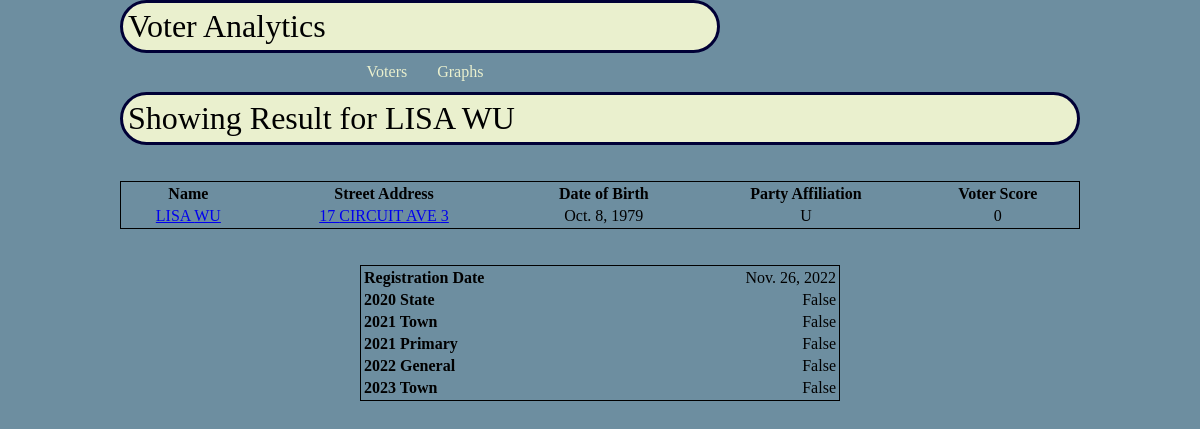
The page /voter_analytics/voter/117332 on the database its author committed.
### voter_analytics/models.py (models this page shows, shortened)
class Voter(models.Model):
    voter_id = models.TextField()
    last_name = models.TextField()
    first_name = models.TextField()
    res_address_street_num = models.TextField()
    res_address_street_name = models.TextField()
    res_address_apt_num = models.TextField(blank=True)
    res_address_zip_code = models.TextField()
    dob = models.DateField()
    date_of_registration = models.DateField()
    party_affiliation = models.CharField(max_length=2)
    precinct_number = models.TextField() # initially gave me some trouble
    v20state = models.BooleanField(default=False)
    v21town = models.BooleanField(default=False)
    v21primary = models.BooleanField(default=False) #
    v22general = models.BooleanField(default=False)
    v23town = models.BooleanField(default=False)
    voter_score = models.IntegerField()

### voter_analytics/views.py (the view)
# urls.py: path('voter/<int:pk>', views.VoterDetailView.as_view(), name='voter_detail'),
class VoterDetailView(DetailView):
    template_name = 'voter_analytics/voter_detail.html'
    model = Voter
    context_object_name = 'v'
    def get_context_data(self, **kwargs) :
        context = super().get_context_data(**kwargs)
        return context

### voter_analytics/templates/voter_analytics/voter_detail.html
{% extends 'voter_analytics/base.html' %}
{% block content %}
<br><br><br><br>
<div class="container">
    <h1>Showing Result for {{v.first_name}} {{v.last_name}}</h1>
    <br><br>
    <table style="width: 100%; border: solid 1px black;">
        <tr>
            <th>Name</th>
            <th>Street Address</th>
            <th>Date of Birth</th>
            <th>Party Affiliation</th>
            <th>Voter Score</th>
        </tr>
        <tr>
            <td style="text-align: center;"><a href="{%url 'voter_detail' v.id %}">
                {{v.first_name}} {{v.last_name}}</a>
            </td>
            <td style="text-align: center;">
                <a href="http://maps.google.com/?q={{ v.res_address_street_num}} {{v.res_address_street_name}} {{v.res_address_apt_num}} {{v.res_address_zip_code}}">
                {{ v.res_address_street_num}} {{v.res_address_street_name}} {{v.res_address_apt_num}} </a>
            </td>
            <td style="text-align: center;">{{v.dob}}</td>
            <td style="text-align: center;">{{v.party_affiliation}}</td>
            <td style="text-align: center;">{{v.voter_score}}</td>
        </tr>
    </table>
    <br><br>
    <div style="width: 100%; text-align: center;">
    <table style="width: 50%; border: solid 1px black; margin: 0 auto;">
        <tr>
            <td><strong>Registration Date</strong></td>
            <td style="text-align: end;">{{v.date_of_registration}}</td>
        </tr>
        <tr>
            <td><strong>2020 State</strong></td>
            <td style="text-align: end;">{{v.v20state}}</td>
        </tr>
        <tr>
            <td><strong>2021 Town</strong></td>
            <td style="text-align: end;">{{v.v21town}}</td>
        </tr>
        <tr>
            <td><strong>2021 Primary</strong></td>
            <td style="text-align: end;">{{v.v21primary}}</td>
        </tr>
        <tr>
            <td><strong>2022 General</strong></td>
            <td style="text-align: end;">{{v.v22general}}</td>
        </tr>
        <tr>
            <td><strong>2023 Town</strong></td>
            <td style="text-align: end;">{{v.v23town}}</td>
        </tr>
    </table>
    </div>
</div>
{% endblock %}

### static/styles.css (style rules this page uses)
h1,h2,h3,h4,h5 { font-weight: normal; background:#EAF0CE; padding: 5px; margin: 0px; border: 3px solid rgb(0, 0, 54); border-radius: 100px; }
body { max-width: 960px; margin: 20px auto; padding: 20px auto; background-color: #6D8EA0; }

### rows shown on the page
Voter: first_name "LISA", last_name "WU", res_address_street_num "17", res_address_street_name "CIRCUIT AVE", res_address_apt_num "3", dob "Oct. 8, 1979", party_affiliation "U", voter_score "0", date_of_registration "Nov. 26, 2022", v20state "False", v21town "False", v21primary "False", v22general "False", v23town "False"
